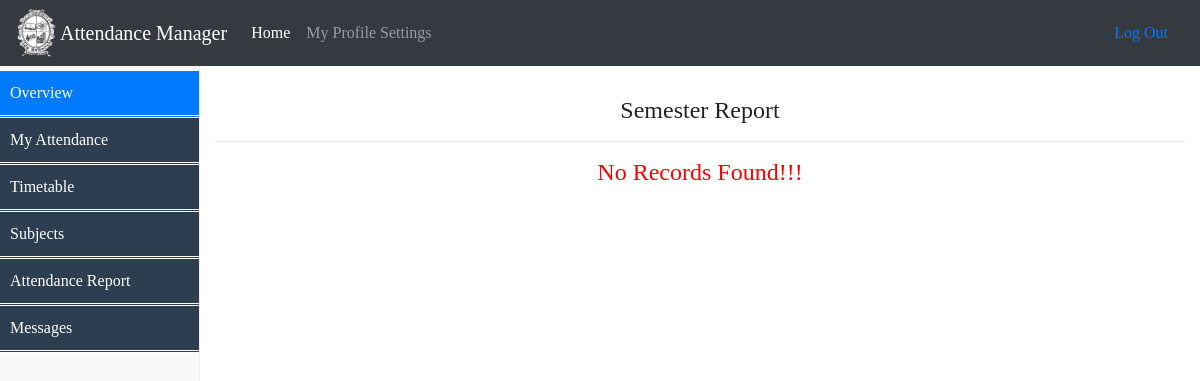
Page /Student/SemesterReport.php (signed in) on the earlier database version.
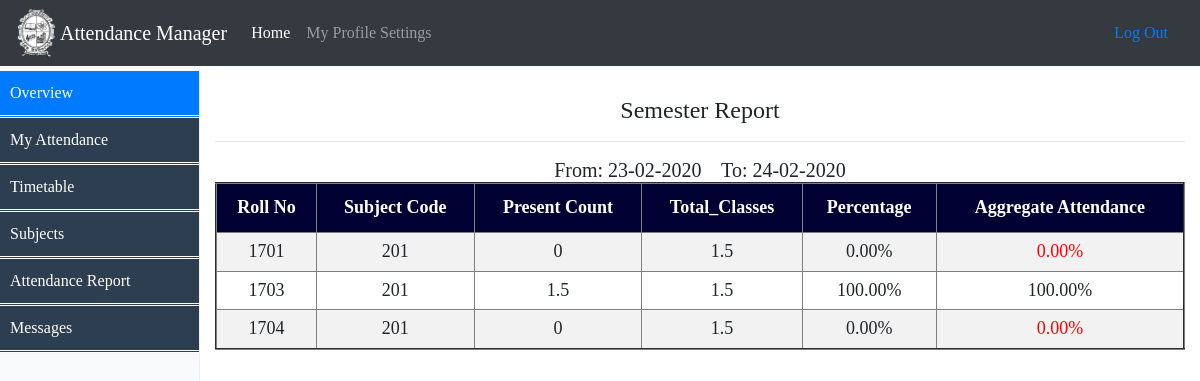
Same page on the later database version.
### tables this page shows
CREATE TABLE `attendance` (
  `attd_date` varchar(30) NOT NULL,
  `Last_Date` varchar(30) NOT NULL,
  `stud_id` varchar(50) NOT NULL,
  `Present_Count` float DEFAULT 0,
  `Total_Classes` float DEFAULT NULL,
  `dept_name` varchar(20) DEFAULT NULL,
  `course_id` int(11) DEFAULT NULL,
  `sub_id` int(11) NOT NULL,
  `fact_id` int(11) DEFAULT 0
);

CREATE TABLE `student` (
  `stud_id` varchar(50) NOT NULL,
  `stud_name` varchar(50) NOT NULL,
  `course_id` int(11) NOT NULL,
  `sem_no` int(11) DEFAULT NULL,
  `dob` varchar(50) DEFAULT NULL,
  `address` varchar(200) DEFAULT NULL,
  `email_id` varchar(50) NOT NULL,
  `Phone_no` bigint(30) NOT NULL
);

### Student/session.php (called while the page is built, shortened)
<?php
$connection = mysqli_connect("localhost", "root", "");
$user_check=$_SESSION['login_user'];
$ses_sql=mysqli_query($connection,"select username from logindetails where username='$user_check'");
$row = mysqli_fetch_assoc($ses_sql);
$login_session =$row['username'];
?>

### Student/SemesterReport.php (the view, shortened to what the changed rows need)
<!doctype html>
<?php
include('session.php');
?>
<html lang="en">
  <head>
    <link href="Assests/table.css" rel="stylesheet">
	<link rel="stylesheet" href="Assests/AddCourses.css">
	<link href="Assests/dropdown.css" rel="stylesheet">
	<link href="Assests/menu.css" rel="stylesheet">
    <link href="Assests/css/bootstrap.min.css" rel="stylesheet">
    <link href="Assests/css/dashboard.css" rel="stylesheet">
  </head>
  <body style="font-family:Verdana;font-size:16px;">
<div class="container-fluid">
      <div class="row">
        <main role="main" class="col-sm-9 ml-sm-auto col-md-10 pt-3"><br>
			 <h4 align="center">Semester Report</h4>
			 <hr>
		 <?php
			$login=$login_session;
			$query1="select course_id,stud_id from logindetails where username='$login'";
			$res=mysqli_query($connection,$query1);
			$row1=mysqli_fetch_assoc($res);
			$course=$row1['course_id'];
			$stud_id=$row1['stud_id'];
			$get_sem="select sem_no from student where stud_id='$stud_id'";
			$res_sem=mysqli_query($connection,$get_sem);
			$row_sem=mysqli_fetch_assoc($res_sem);
			$sem=$row_sem['sem_no'];
			$query="select * from attendance a,student s where a.course_id='$course' and s.sem_no='$sem' and s.course_id='$course' and a.stud_id = s.stud_id group by a.stud_id";
			$result=mysqli_query($connection,$query);
			$result2=mysqli_query($connection,$query);
			$get_num=mysqli_fetch_assoc($result2);
			$stud_id=$get_num['stud_id'];
			$query4="select distinct(stud_id),sub_id,Present_Count,Total_Classes from attendance where stud_id='$stud_id' and course_id='$course'";
			$res4=mysqli_query($connection,$query4);
			$date="select min(a.attd_date) as min,max(a.Last_Date) as max from attendance a, student s where s.sem_no='$sem' and a.stud_id=s.stud_id";
			$result3=mysqli_query($connection,$date);
			$get_date=mysqli_fetch_assoc($result3);
			$originalDate = $get_date['min'];
			$start = date("d-m-Y", strtotime($originalDate));
			$originalDate2 = $get_date['max'];
			$end = date("d-m-Y", strtotime($originalDate2));
			if(mysqli_num_rows($result)>0){
			echo "<h5 align='center'>From: ";
			echo $start;
			echo "&nbsp;&nbsp;&nbsp; To: ";
			echo $end;
			echo"<table border='2' style='font-size:18px;'>";
			echo"<th>Roll No</th>";
			$n=mysqli_num_rows($res4);
			for($i=0;$i<$n;$i++){
			echo "<th>Subject Code</th>";
			echo "<th>Present Count</th>";
			echo "<th>Total_Classes</th>";
			echo "<th>Percentage</th>";
			}
			echo "<th>Aggregate Attendance</th>";
			while($row=mysqli_fetch_assoc($result))
			{
				echo "<tr align='center'>";
				echo "<td>".$row['stud_id']."</td>";
				$stud_id=$row['stud_id'];
				$query2="select distinct(stud_id),sub_id,Present_Count,Total_Classes from attendance where stud_id='$stud_id' and course_id='$course'";
				$res=mysqli_query($connection,$query2);
				$overall_total=0;$overall_present=0;
				while($row2=mysqli_fetch_assoc($res)){
					echo "<td>".$row2['sub_id']."</td>";
					echo "<td>".$row2['Present_Count']."</td>";
					echo "<td>".$row2['Total_Classes']."</td>";
					$total=$row2['Total_Classes'];
					$present=$row2['Present_Count'];
					$per=(($present/$total)*100);
					$per=number_format("$per",2);
					echo "<td> $per% </td>";
					$overall_total= ($overall_total + $total);
					$overall_present= ($overall_present + $present);
				}
						$overall_per=(($overall_present/$overall_total)*100);
						if($overall_per<75){
							$overall=number_format("$overall_per",2);
							echo "<td style='color:red;'> $overall% </td>";
						}
						else{
							$overall=number_format("$overall_per",2);
							echo "<td> $overall% </td>";
						}
			}
			echo "</table>";
			}
			else
				echo "<h4 align='center'><font color='red'>No Records Found!!!</font></h4>";
		?>
	</main>
</div>
</div>

Differences in the rows shown:
added attendance: student.stud_id "1701", sub "201", Present_Count "0", Total_Classes "1.5", per "0.00", overall "0.00"
added attendance: student.stud_id "1703", sub "201", Present_Count "1.5", Total_Classes "1.5", per "100.00", overall "100.00"
added attendance: student.stud_id "1704", sub "201", Present_Count "0", Total_Classes "1.5", per "0.00", overall "0.00"
Other differences:
$start: (not shown) → "23-02-2020"
$end: (not shown) → "24-02-2020"
text no longer shown: "No Records Found!!!"
text now shown: "From: To: Roll No Aggregate Attendance"
new list line: "Subject Code Present Count Total_Classes Percentage"
